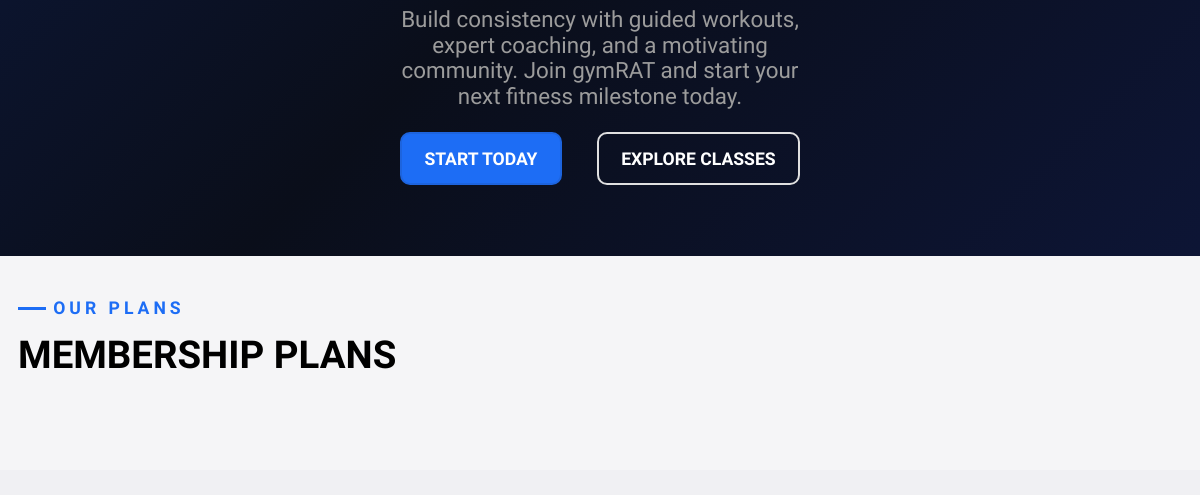
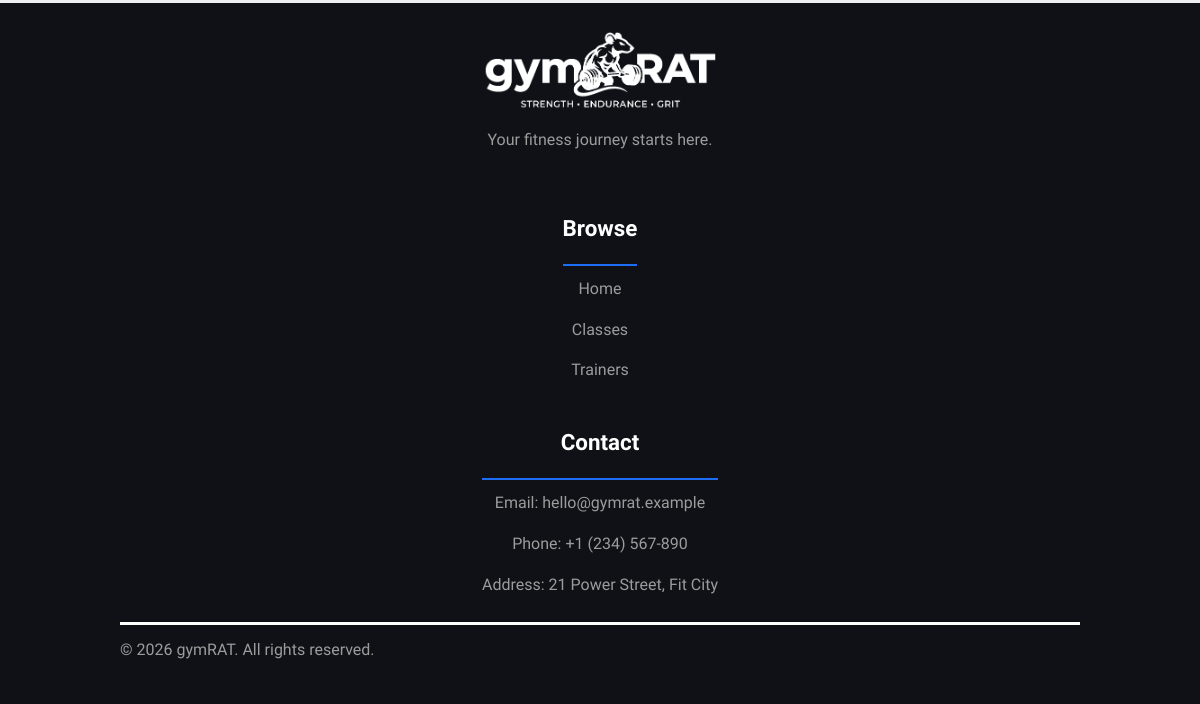
Page /pages (lower part) on the earlier database version (2 pictures, top to bottom).
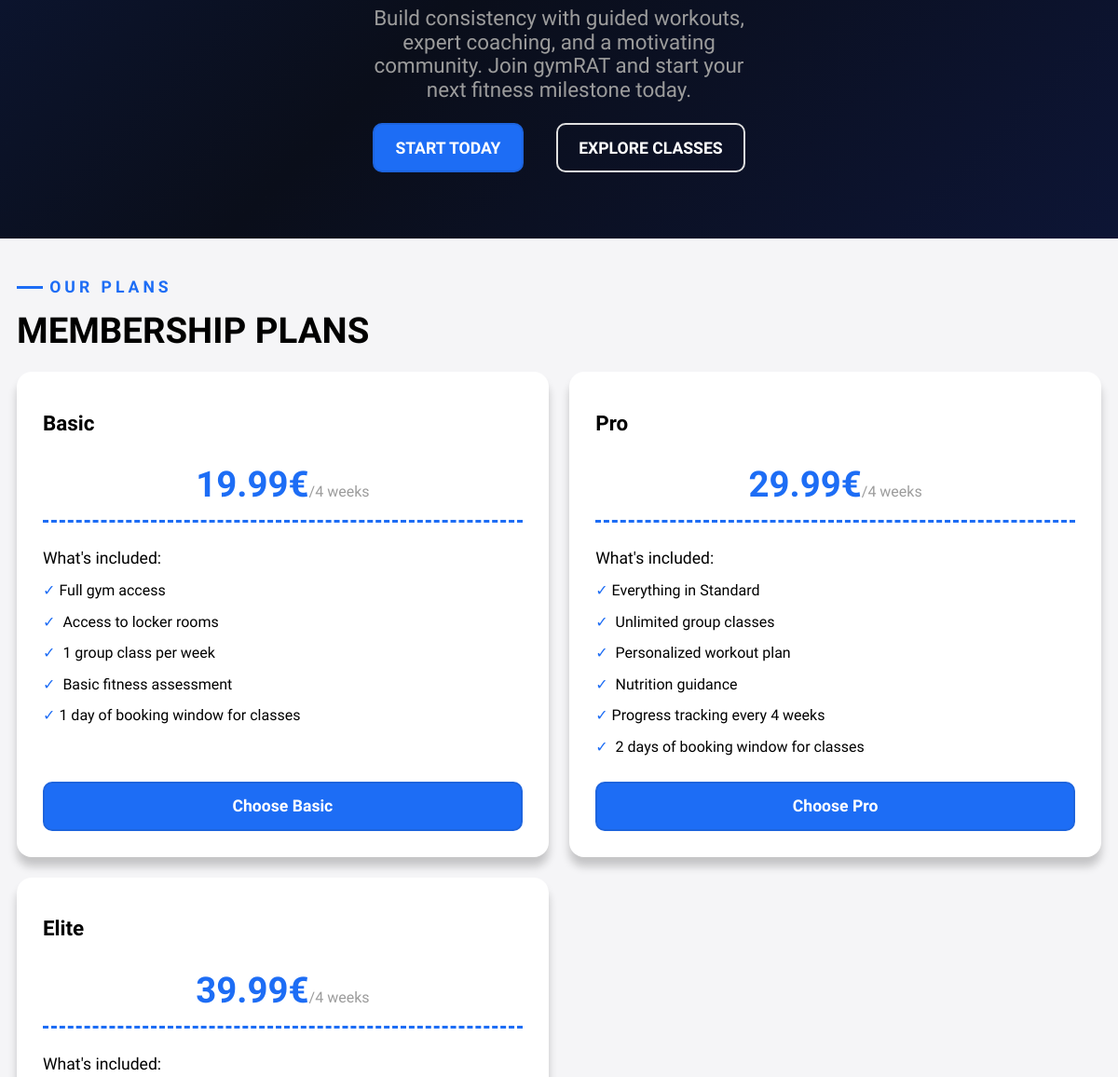
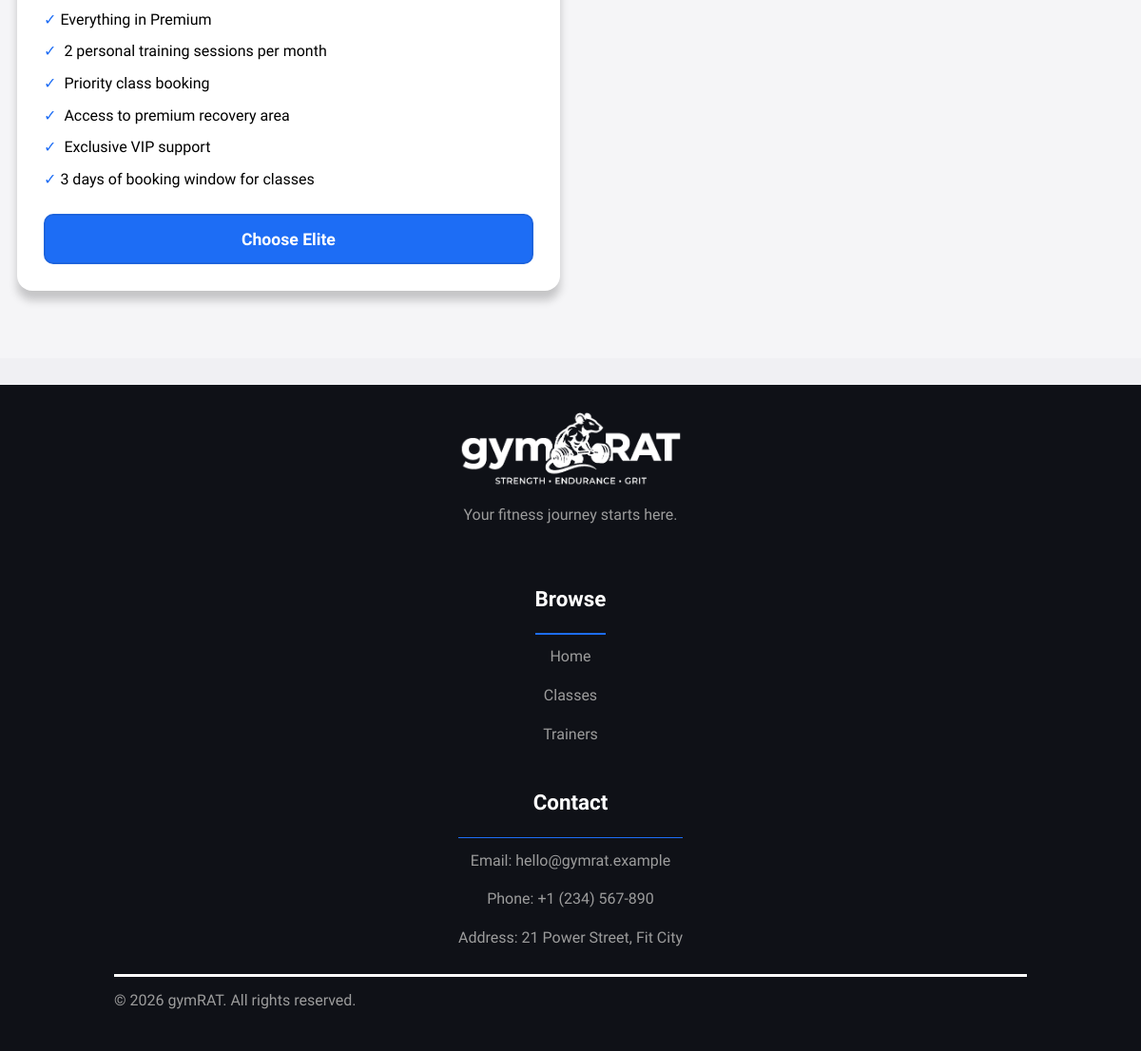
Same page on the later database version (2 pictures, top to bottom).
### tables this page shows
CREATE TABLE MembershipTier(
    id INTEGER NOT NULL,
    name TEXT NOT NULL,
    description TEXT NOT NULL,
    monthly_fee REAL NOT NULL,
    booking_window_days INTEGER NOT NULL, -- number of days in advance that the user can book a class session (0 means same day)
    is_active INTEGER NOT NULL DEFAULT 1, -- whether the tier is active and can be subscribed to by users
    
    CONSTRAINT PK_MembershipTier PRIMARY KEY (id),
    CONSTRAINT ValidMonthlyFee CHECK (monthly_fee > 0),
    CONSTRAINT ValidBookingWindow CHECK (booking_window_days > 0)
);

### pages/index.php (called while the page is built, shortened)
<?php
  require_once(__DIR__ . '/../utils/session.php');
  $session = new Session();
  require_once (__DIR__ . '/../templates/common.php');
  require_once (__DIR__ . '/../templates/index.php');
  $db = getDatabaseConnection();
  require_once (__DIR__ . '/../database/membership_tier.class.php');
  $plans = MembershipTier::getActiveMembershipTiers($db);
  drawHeader($session, 'Home', ['index.css']);
  drawIndexPage($plans, $session);
  drawFooter();
?>

### database/membership_tier.class.php (called while the page is built, shortened)
<?php
  class MembershipTier {
    public static function getActiveMembershipTiers(PDO $db) : array {
      $stmt = $db->prepare('SELECT * FROM MembershipTier WHERE is_active = 1 ORDER BY monthly_fee ASC');
      $stmt->execute();
      $tiers = [];
      while ($row = $stmt->fetch()) {
        $tiers[] = new MembershipTier(
          (int)$row['id'],
          $row['name'],
          $row['description'],
          (float)$row['monthly_fee'],
          (int)$row['booking_window_days'],
          (bool)$row['is_active']
        );
      }
      return $tiers;
    }
  }
?>

### utils/session.php (called while the page is built, shortened)
<?php
class Session {
    public function isLoggedIn() : bool {
        return isset($_SESSION['id']);
    }
}
?>

### templates/index.php (the view, shortened to what this page needs)
<?php function drawHero() { ?>
 <div id="hero" class="intro">
  <section class="container">
    <div>
      <p>
      Build consistency with guided workouts, expert coaching, and a motivating community.
      Join gymRAT and start your next fitness milestone today.
      </p>
      <nav>
        <ul>
          <li><a class="btn large blue" href="#membership">START TODAY</a></li>
          <li><a class="btn large transparent-light" href="classes.php">EXPLORE CLASSES</a></li>
        </ul>
      </nav>
    </div>
  </section>
  </div>
<?php } ?>
<?php function drawMembershipPlan(int $id, string $planName, float $price, array $features, Session $session) { ?>
  <article class="card membership-plan">
    <h3><?= htmlspecialchars($planName) ?></h3>
    <p><span><?= $price; ?>€</span>/4 weeks</p>
    <p>What's included:</p>
    <ul>
      <?php foreach ($features as $feature) { ?>
        <li><?= htmlspecialchars($feature) ?></li>
      <?php } ?>
    </ul>
    <?php if ($session->isLoggedIn() && (!$session->isTrainer())) { ?>
      <form method="POST" action="../pages/membership_terminal.php">
        <input type="hidden" name="plan_id" value="<?= (int) $id; ?>">
        <button type="submit" class="btn large wide blue">Choose <?= htmlspecialchars($planName) ?></button>
      </form>
    <?php } else if (!$session->isLoggedIn()) { ?>
      <a class="btn large wide blue" href="../pages/signup.php">Choose <?= htmlspecialchars($planName) ?></a>
    <?php } ?>
  </article>
<?php } ?>
<?php function drawMembershipPlans(array $plans, Session $session) { ?>
  <div class="plans">
    <?php foreach ($plans as $plan) {
      $features = explode(';', $plan->getDescription());
      drawMembershipPlan($plan->getId(), $plan->getName(), $plan->getMonthlyFee(), $features, $session);
    } ?>
  </div>
<?php } ?>
<?php function drawMembershipContainer(array $plans, Session $session) { ?>
  <div id="membership">
    <section class="container">
      <p class="detail">OUR PLANS</p>
      <h2>MEMBERSHIP PLANS</h2>
      <?php drawMembershipPlans($plans, $session); ?>
    </section>
  </div>
<?php } ?>
<?php function drawIndexPage(array $plans, Session $session) {
  drawHero();
  drawMembershipContainer($plans, $session);
} ?>

### templates/common.php (shortened to what this page needs)
<?php function drawHeader(Session $session, string $title, array $extra_css = []) { ?>
<!DOCTYPE html>
<html lang="en">
  <head>
    <link rel="stylesheet" href="../css/normalize.css" >
    <link rel="stylesheet" href="../css/base.css" >
    <link rel="stylesheet" href="../css/layout.css" >
    <link rel="stylesheet" href="../css/components.css">
    <?php foreach ($extra_css as $css) { ?>
        <link rel="stylesheet" href="<?= '../css/page/' . $css ?>">
    <?php } ?>
  </head>
<body>
  <main>
<?php } ?>
<?php function drawFooter() { ?>
    </main>
    <footer>
      <div class="container">
        <div class="grid">
          <div id="summary">
            <a href="../pages/index.php">
              <img src="../img/logo_outline_white.png" alt="gymRAT Logo" class="logo" >
            </a>
            <p>Your fitness journey starts here.</p>
          </div>
          <section>
            <h3>Browse</h3>
            <nav>
              <ul>
              <li><a href="../pages/index.php">Home</a></li>
              <li><a href="../pages/classes.php">Classes</a></li>
              <li><a href="../pages/trainers.php">Trainers</a></li>
              </ul>
            </nav>
          </section>
          <section>
            <h3>Contact</h3>
            <address>
              <ul>
              <li>Email: <a href="mailto:hello@gymrat.example">hello@gymrat.example</a></li>
              <li>Phone: <a href="tel:+1234567890">+1 (234) 567-890</a></li>
              <li>Address: 21 Power Street, Fit City</li>
              </ul>
            </address>
          </section>
        </div>
        <div id="copyright">
            <p>&copy; 2026 gymRAT. All rights reserved.</p>
        </div>
      </div>
    </footer>
  </body>
</html>
<?php } ?>

Differences in the rows shown:
now on this page (row edited): membershiptier: name "Basic", monthly_fee "19.99", feature "Full gym access", feature "Access to locker rooms", feature "1 group class per week", feature "Basic fitness assessment", feature "1 day of booking window for classes"
now on this page (row edited): membershiptier: name "Pro", monthly_fee "29.99", feature "Everything in Standard", feature "Unlimited group classes", feature "Personalized workout plan", feature "Nutrition guidance", feature "Progress tracking every 4 weeks", feature "2 days of booking window for classes"
now on this page (row edited): membershiptier: name "Elite", monthly_fee "39.99", feature "Everything in Premium", feature "2 personal training sessions per month", feature "Priority class booking", feature "Access to premium recovery area", feature "Exclusive VIP support", feature "3 days of booking window for classes"
